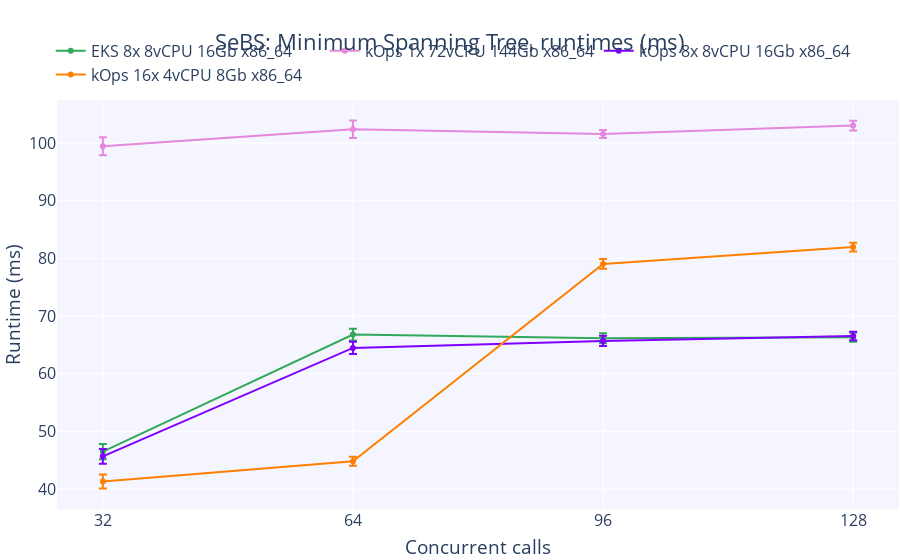

The code cell stored with this chart in its notebook:
### Code cell
fig = create_figure('SeBS: Minimum Spanning Tree, runtimes (ms)', 'Concurrent calls', 'Runtime (ms)', concurrent_calls)

for i, k in enumerate(clusters, 3):
    fig.add_trace(
        go.Scatter(
            x = concurrent_calls,
            y = [sebs_df[k]['mst'][c]['runtime'].mean() for c in concurrent_calls],
            error_y=dict(
                type='data',
                symmetric=True,
                array=[sebs_df[k]['mst'][c]['runtime'].sem() for c in concurrent_calls]
            ),
            name = k,
            marker_color=colorPallet[i]
        )
    )

fig.show()

# Save graph
write_image(fig, 'sebs_mst_runtime_scatter.png')

### Figure 1 — Plotly figure (JSON) as saved in the notebook; plotly's stock layout.template omitted (floating-point values rounded to 4 significant figures)
{"data": [{"error_y": {"array": [1.304, 1.015, 0.8698, 0.7638], "symmetric": true, "type": "data"}, "marker": {"color": "rgba(49, 169, 90, 255)"}, "name": "EKS 8x 8vCPU 16Gb x86_64", "type": "scatter", "x": [32, 64, 96, 128], "y": [46.47, 66.78, 66.13, 66.32]}, {"error_y": {"array": [1.546, 1.516, 0.6986, 0.8431], "symmetric": true, "type": "data"}, "marker": {"color": "rgba(227, 136, 220, 255)"}, "name": "kOps 1x 72vCPU 144Gb x86_64", "type": "scatter", "x": [32, 64, 96, 128], "y": [99.45, 102.4, 101.6, 103.0]}, {"error_y": {"array": [1.29, 1.049, 0.885, 0.7402], "symmetric": true, "type": "data"}, "marker": {"color": "rgba(127, 0, 255, 255)"}, "name": "kOps 8x 8vCPU 16Gb x86_64", "type": "scatter", "x": [32, 64, 96, 128], "y": [45.65, 64.47, 65.67, 66.52]}, {"error_y": {"array": [1.215, 0.7796, 0.8499, 0.7551], "symmetric": true, "type": "data"}, "marker": {"color": "rgba(255, 128, 0, 255)"}, "name": "kOps 16x 4vCPU 8Gb x86_64", "type": "scatter", "x": [32, 64, 96, 128], "y": [41.28, 44.8, 79.04, 81.95]}], "layout": {"autosize": true, "font": {"size": 16}, "legend": {"orientation": "h", "x": 0.47, "xanchor": "center", "y": 1.02, "yanchor": "bottom"}, "margin": {"autoexpand": true, "b": 1, "l": 1, "r": 1}, "plot_bgcolor": "rgba(245,245,255,255)", "title": {"text": "SeBS: Minimum Spanning Tree, runtimes (ms)", "x": 0.5, "xanchor": "center"}, "xaxis": {"autorange": true, "range": [26.35, 133.7], "tickmode": "array", "tickvals": [32, 64, 96, 128], "title": {"text": "Concurrent calls"}, "type": "linear"}, "yaxis": {"autorange": true, "range": [36.52, 107.5], "title": {"text": "Runtime (ms)"}, "type": "linear"}}}
